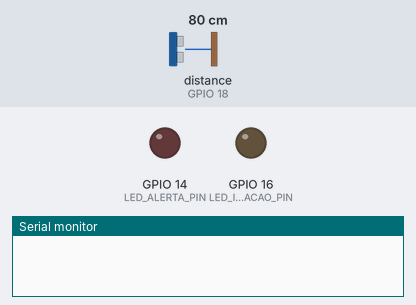
A sketch run on a simulated ESP32. Shown: output pins drawn as LEDs (lit = HIGH), the last lines printed to the serial monitor. Wiring (from diagram.json): ultrasonic range finder: trigger GPIO 5; echo GPIO 18. Inputs (shaded band) come from the test bench; at power-on: distance to the obstacle (sensor on GPIO 18) 80 cm. The echo pulse lasts 58.3 µs per cm; pins used as bus, display or sensor lines are not drawn.

Above: at 1.0 s.
At 3.0 s:
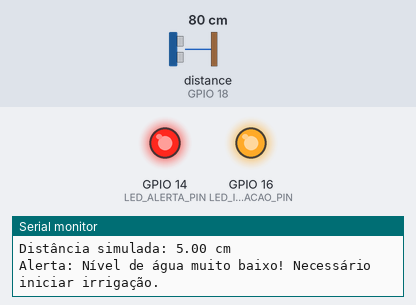
At 5.0 s:
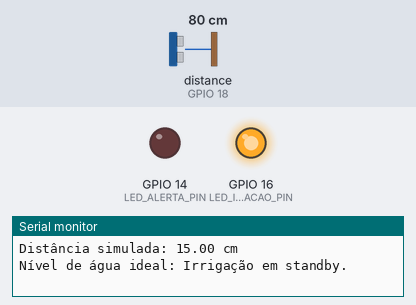
Timing chart, 0 to 8.0 s (numbered marks = the images above):
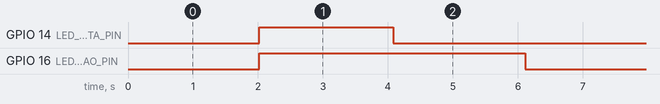

The sketch:

sketch.ino
```cpp
#include <Arduino.h>

#define TRIGGER_PIN 5         // Pino TRIG do HC-SR04
#define ECHO_PIN 18           // Pino ECHO do HC-SR04
#define LED_ALERTA_PIN 14     // Pino do LED de alerta de nível de água
#define LED_IRRIGACAO_PIN 16  // Pino do LED de irrigação

const float limiteBaixo = 10.0;   // Limite para nível de água baixo em cm
const float limiteIdeal = 20.0;   // Limite para nível de água ideal em cm
unsigned long intervaloLeitura = 2000;  // Intervalo entre leituras em milissegundos
unsigned long ultimaLeitura = 0;        // Armazena o tempo da última leitura
int simulacaoNivel = 0;  // Variável para alternar entre os níveis de água

void setup() {
    Serial.begin(9600);          // Inicializa o Monitor Serial com a taxa de 9600
    pinMode(TRIGGER_PIN, OUTPUT);
    pinMode(ECHO_PIN, INPUT);
    pinMode(LED_ALERTA_PIN, OUTPUT);     // Configura o LED de alerta como saída
    pinMode(LED_IRRIGACAO_PIN, OUTPUT);  // Configura o LED de irrigação como saída
    digitalWrite(LED_ALERTA_PIN, LOW);   // Garante que o LED de alerta comece apagado
    digitalWrite(LED_IRRIGACAO_PIN, LOW); // Garante que o LED de irrigação comece apagado
}

void loop() {
    // Verifica se é hora de fazer uma nova leitura
    if (millis() - ultimaLeitura >= intervaloLeitura) {
        ultimaLeitura = millis();  // Atualiza o tempo da última leitura

        // Alterna entre diferentes níveis de água para simulação
        float distance;
        if (simulacaoNivel == 0) {
            distance = 5.0;   // Simula nível muito baixo
        } else if (simulacaoNivel == 1) {
            distance = 15.0;  // Simula nível ideal
        } else {
            distance = 25.0;  // Simula nível alto
        }

        // Incrementa a variável de simulação para alternar entre os níveis
        simulacaoNivel = (simulacaoNivel + 1) % 3;

        // Exibe a distância simulada no Monitor Serial
        Serial.printf("Distância simulada: %.2f cm\n", distance);

        // Verifica os níveis de água e emite alertas
        if (distance < limiteBaixo) {
            digitalWrite(LED_ALERTA_PIN, HIGH);  // Acende o LED de alerta
            digitalWrite(LED_IRRIGACAO_PIN, HIGH);  // Ativa o LED de irrigação
            Serial.println("Alerta: Nível de água muito baixo! Necessário iniciar irrigação.");
        } else if (distance < limiteIdeal) {
            digitalWrite(LED_ALERTA_PIN, LOW);  // Desativa o LED de alerta
            digitalWrite(LED_IRRIGACAO_PIN, HIGH);  // Ativa o LED de irrigação para standby
            Serial.println("Nível de água ideal: Irrigação em standby.");
        } else {
            digitalWrite(LED_ALERTA_PIN, LOW);    // Desativa o LED de alerta
            digitalWrite(LED_IRRIGACAO_PIN, LOW); // Desativa o LED de irrigação
            Serial.println("Nível de água alto: Irrigação desnecessária.");
        }
    }

    // Código de leitura real usando pulseIn, mas sem afetar a simulação
    digitalWrite(TRIGGER_PIN, LOW);
    delayMicroseconds(2);
    digitalWrite(TRIGGER_PIN, HIGH);
    delayMicroseconds(10);
    digitalWrite(TRIGGER_PIN, LOW);
    pulseIn(ECHO_PIN, HIGH);  // Mantém o uso do sensor com pulseIn

    // Atraso antes da próxima leitura
    delay(500);
}
```

Measured:
- by itself, GPIO 14 (LED_ALERTA_PIN): alternates HIGH for 2.1 s and LOW for 4.1 s
- by itself, GPIO 16 (LED_IRRIGACAO_PIN): alternates HIGH for 4.1 s and LOW for 2.0 s
- by itself, everything shown: repeats every 6.1 s, in 3 steps
